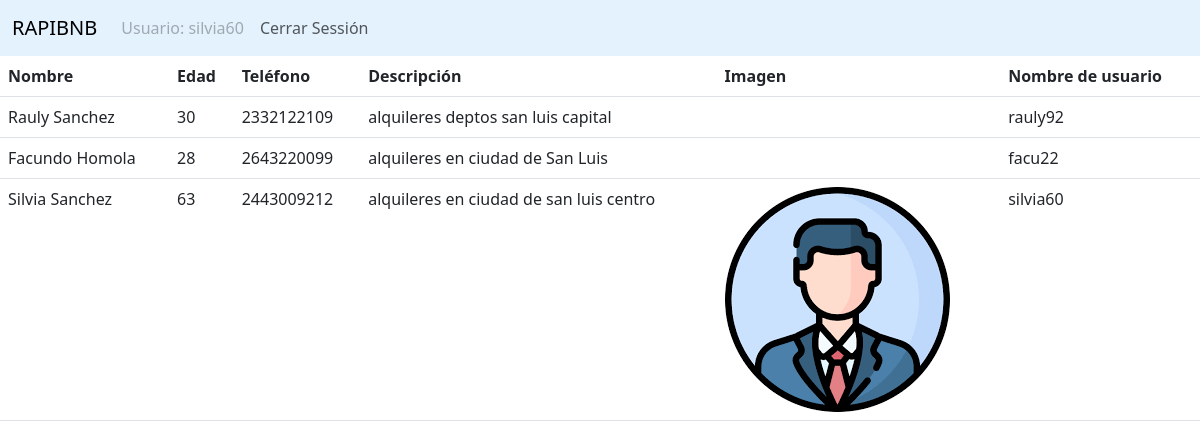
/administrador/usuarios.php (signed in), run on an earlier commit of the app's database.
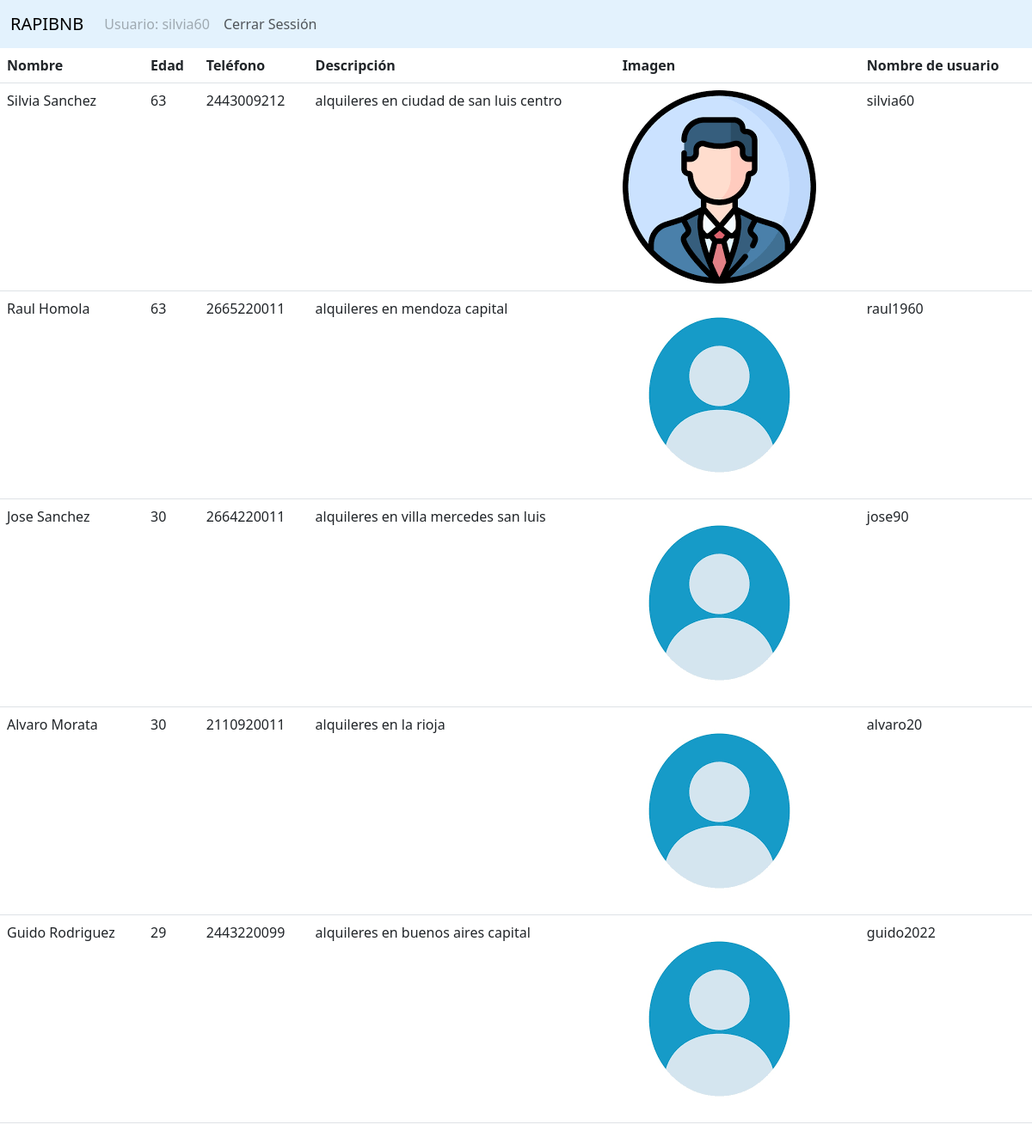
And on a later commit of the database.
### tables this page shows
CREATE TABLE `usuarios` (
  `id_user` int(11) NOT NULL,
  `nombre` varchar(250) NOT NULL,
  `edad` int(11) NOT NULL,
  `telefono` varchar(50) NOT NULL,
  `descripcion` text NOT NULL,
  `imagen` varchar(250) NOT NULL,
  `user` varchar(250) NOT NULL,
  `pass` varchar(250) NOT NULL
);

### administrador/usuarios.php (the view, shortened to what this page needs)
<!DOCTYPE html>
<html lang="en">
<head>
    <link href="./../css/bootstrap.min.css" rel="stylesheet">
    <link href="./../css/style.css" rel="stylesheet">
</head>
<body>
<?php
require('include/headeradmin.php');
include('./../bd/cn.php');
?>
<?php
$sql_usuarios = "SELECT * FROM usuarios";
$consulta_usuarios = mysqli_query($conexion, $sql_usuarios);
if ($consulta_usuarios) {
    ?>
    <table class="table">
        <tr>
            <th scope="col">Nombre</th>
            <th scope="col">Edad</th>
            <th scope="col">Teléfono</th>
            <th scope="col">Descripción</th>
            <th scope="col">Imagen</th>
            <th scope="col">Nombre de usuario</th>
        </tr>
    <?php
    while ($mostrar_usuario = mysqli_fetch_array($consulta_usuarios)) {
        $foto = "./../files/" . $mostrar_usuario['user'] . "/" . $mostrar_usuario['imagen'];
    ?>
        <tr>
            <td> <?php echo $mostrar_usuario['nombre']; ?> </td>
            <td> <?php echo $mostrar_usuario['edad']; ?> </td>
            <td> <?php echo $mostrar_usuario['telefono']; ?> </td>
            <td> <?php echo $mostrar_usuario['descripcion']; ?> </td>
            <td> <img src="<?php echo $foto; ?>" class="rounded-circule mw-50" alt=""> </td>
            <td> <?php echo $mostrar_usuario['user']; ?> </td>
        </tr>
        <?php
    }
    ?>
    </table>
    <?php
}else{
    die("Ocurrio un error");
}
?>
</body>
</html>

### administrador/include/headeradmin.php (shortened to what this page needs)
<?php
  $user = $_SESSION['user'];
?>
<nav class="navbar navbar-expand-lg " style="background-color: #e3f2fd;">
  <div class="container-fluid">
    <a class="navbar-brand" href="/narrativa-rapibnb/administrador/admin.php">RAPIBNB</a>
    <div class="collapse navbar-collapse" id="navbarNav">
      <ul class="navbar-nav">
        <li class="nav-item">
          <a class="nav-link disabled">Usuario: <?php echo $user ?></a>
        </li>
        <li class="nav-item">
          <a class="nav-link" href="/narrativa-rapibnb/bd/logout.php">Cerrar Sessión</a>
        </li>
      </ul>
    </div>
  </div>
</nav>

### css/style.css (style rules this page uses)
* { margin: 0; padding: 0; box-sizing: border-box; }

What changed in the data, as far as the page shows it:
removed usuarios: nombre "Rauly Sanchez", edad "30", telefono "2332122109", descripcion "alquileres deptos san luis capital", user "rauly92"
removed usuarios: nombre "Facundo Homola", edad "28", telefono "2643220099", descripcion "alquileres en ciudad de San Luis", user "facu22"
added usuarios: nombre "Raul Homola", edad "63", telefono "2665220011", descripcion "alquileres en mendoza capital", user+imagen (picture), user "raul1960"
added usuarios: nombre "Jose Sanchez", edad "30", telefono "2664220011", descripcion "alquileres en villa mercedes san luis", user+imagen (picture), user "jose90"
added usuarios: nombre "Alvaro Morata", edad "30", telefono "2110920011", descripcion "alquileres en la rioja", user+imagen (picture), user "alvaro20"
added usuarios: nombre "Guido Rodriguez", edad "29", telefono "2443220099", descripcion "alquileres en buenos aires capital", user+imagen (picture), user "guido2022"
